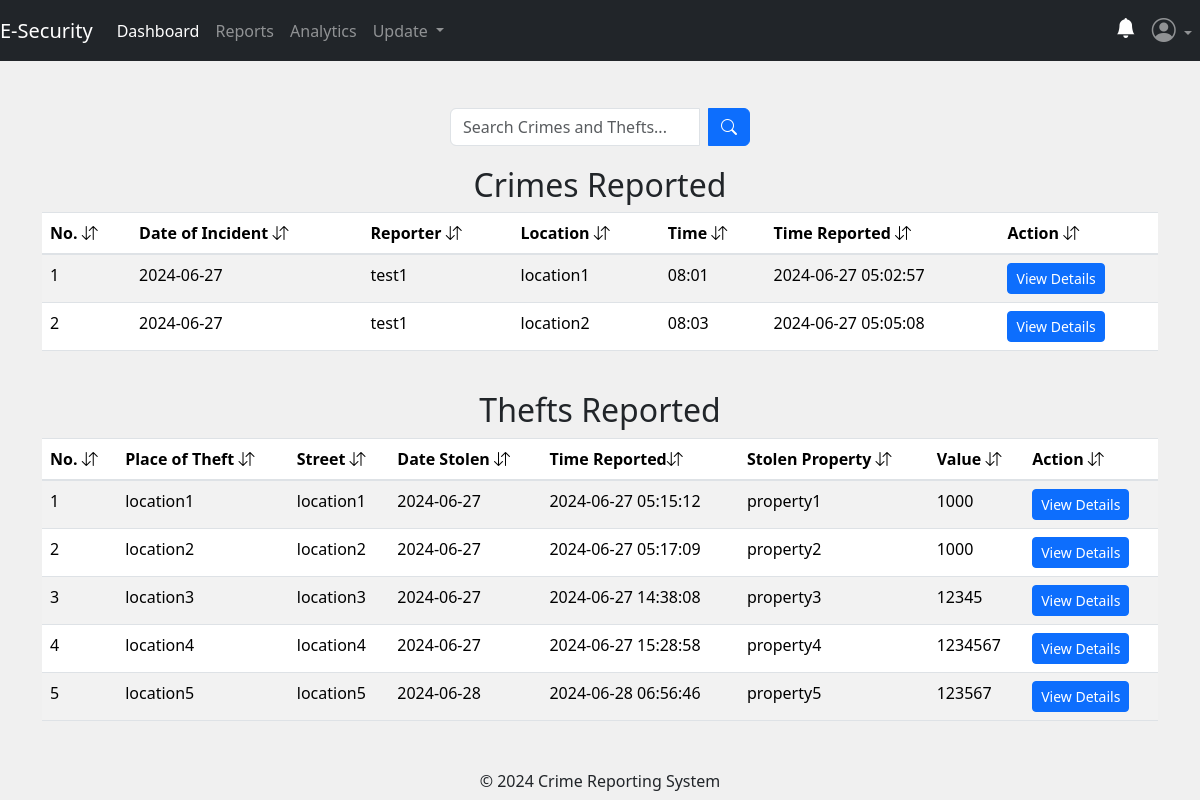
The app's page /admin/reports (signed in), older data.
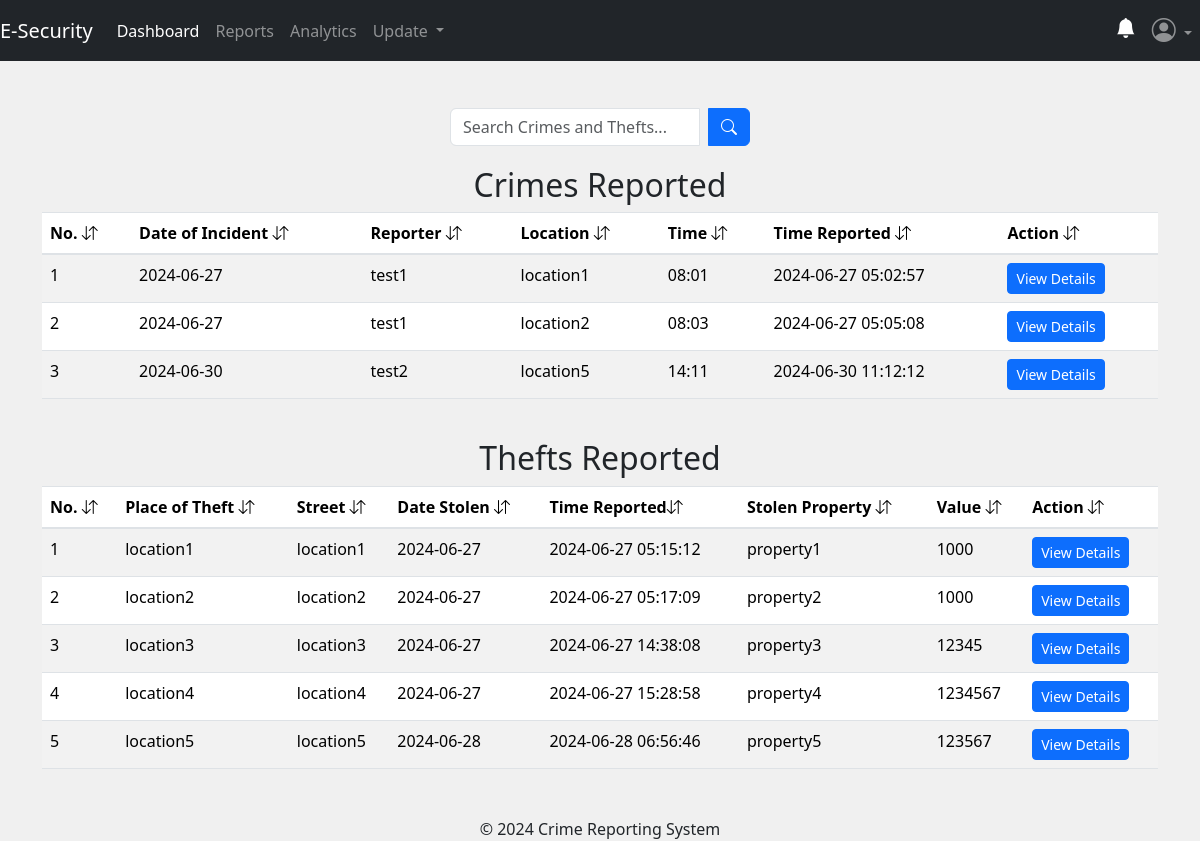
The same page, newer data.
### app/posts/models.py (models this page shows)
class Crime(db.Model, UserMixin):
    crime_id = db.Column(db.Integer, primary_key=True)
    date_of_incident = db.Column(db.String(10), nullable=False)
    issued_by = db.Column(db.String(20), nullable=True)
    time_of_incident = db.Column(db.String(10), nullable=False)
    incident_location = db.Column(db.Text, nullable=False)
    incident_nature = db.Column(db.Text, nullable=False)
    incident_details = db.Column(db.Text, nullable=False)
    suspect_details = db.Column(db.Text, nullable=True)
    arrest_history = db.Column(db.Text, nullable=False)
    suspect_name = db.Column(db.String(10), nullable=True)
    comments = db.Column(db.Text, nullable=True)
    crime_status = db.Column(db.String(10), nullable=True)
    latitude = db.Column(db.Float)
    longitude = db.Column(db.Float)
    crime_file_upload = db.Column(db.Text, nullable=True)
    crime_file_name = db.Column(db.Text, nullable=True)
    crime_mimetype = db.Column(db.Text, nullable=True)
    date_crime_received = db.Column(db.DateTime, nullable=False, default=func.now())
    reporter_id = db.Column(db.Integer, db.ForeignKey('user.id'))

class Theft(db.Model, UserMixin):
    theft_id = db.Column(db.Integer, primary_key=True)
    place_of_theft = db.Column(db.String(50), nullable=False)
    street_address = db.Column(db.String(30), nullable=False)
    city = db.Column(db.String(10), nullable=False)
    date_of_theft = db.Column(db.String(10), nullable=False)
    reported_by = db.Column(db.String(10), nullable=True)
    phone_number = db.Column(db.String(10), nullable=False)
    value = db.Column(db.Integer, nullable=False)
    time_of_theft = db.Column(db.String(10), nullable=False)
    stolen_property = db.Column(db.Text, nullable=False)
    description = db.Column(db.Text, nullable=False)
    theft_status = db.Column(db.String(10), nullable=True)
    latitude = db.Column(db.Float)
    longitude = db.Column(db.Float)
    theft_file_upload = db.Column(db.Text, nullable=True)
    theft_file_name = db.Column(db.Text, nullable=True)
    theft_mimetype = db.Column(db.Text, nullable=True)
    date_theft_received = db.Column(db.DateTime, nullable=False, default=func.now())
    victim_id = db.Column(db.Integer, db.ForeignKey('user.id'))

### app/admins/routes.py (the view)
@admins.route('/admin/reports')
@admin_required
def reports():
    search_query = request.args.get('search_query', '')
    try:
        if search_query:
            crimes = Crime.query.filter(
                Crime.incident_location.ilike(f'%{search_query}%') |
                Crime.issued_by.ilike(f'%{search_query}%') |
                Crime.date_of_incident.ilike(f'%{search_query}%') |
                Crime.time_of_incident.ilike(f'%{search_query}%') |
                Crime.date_theft_received.ilike(f'%{search_query}%') |
                Crime.crime_status.ilike(f'%{search_query}%')
            ).all()
            thefts = Theft.query.filter(
                Theft.place_of_theft.ilike(f'%{search_query}%') |
                Theft.street_address.ilike(f'%{search_query}%') |
                Theft.date_of_theft.ilike(f'%{search_query}%') |
                Theft.time_of_theft.ilike(f'%{search_query}%') |
                Theft.date_theft_received.ilike(f'%{search_query}%') |
                Theft.theft_status.ilike(f'%{search_query}%')
            ).all()
        else:
            crimes = Crime.query.all()
            thefts = Theft.query.all()
    except:
        current_app.logger.error("Database error date_theft_received:")
        flash("No reports with the keyword.", "warning")
        return redirect(url_for('admins.reports'))
    return render_template('admin/reports.html', title='Reports Dashboard', crimes=crimes, thefts=thefts)

### app/__init__.py (called while the page is built)
@login_manager.user_loader
def load_user(user_id):
    return models.User.query.get(user_id)

### app/admins/routes.py (called while the page is built)
def admin_required(f):
    @wraps(f)
    def decorated_function(*args, **kwargs):
        if not session.get('admin_id'):
            flash('You need to be logged in as an admin to access the page.', 'danger')
            return redirect(url_for('admins.adminIndex'))
        return f(*args, **kwargs)
    return decorated_function

### app/templates/admin/reports.html (shortened to what this page needs)
{% extends 'admin/layout.html' %}
{% block content %}
<div class="container">
    <br>
    <form method="GET" action="{{ url_for('admins.reports') }}" class="search-form">
        <div class="input-group search-input">
            <input type="text" name="search_query" class="form-control" placeholder="Search Crimes and Thefts...">
            <div class="input-group-append ms-2">
                <button type="submit" class="btn btn-primary">
                    <i class="bi bi-search"></i>
                </button>
            </div>
        </div>
    </form>
{% if crimes %}
  <table class="table table-striped table-hover">
    <h2 style="text-align: center;">Crimes Reported</h2>
    <thead>
        <tr>
            <th scope="col">No. <i class="bi bi-arrow-down-up"></i></th>
            <th scope="col">Date of Incident <i class="bi bi-arrow-down-up"></i></th>
            <th scope="col">Reporter <i class="bi bi-arrow-down-up"></i></th>
            <th scope="col">Location <i class="bi bi-arrow-down-up"></i></th>
            <th scope="col">Time <i class="bi bi-arrow-down-up"></i></th>
            <th scope="col">Time Reported <i class="bi bi-arrow-down-up"></i></th>
            <th scope="col">Action <i class="bi bi-arrow-down-up"></i></th>
        </tr>
    </thead>
    <tbody>
        {% for crime in crimes %}
            <tr>
                <td>{{ loop.index }}</td>
                <td>{{ crime.date_of_incident }}</td>
                <td>{{ crime.issued_by }}</td>
                <td>{{ crime.incident_location }}</td>
                <td>{{ crime.time_of_incident }}</td>
                <td>{{ crime.date_crime_received }}</td>
                <td>
                    <button class="btn btn-primary btn-sm" onclick="crimeDetails('{{ crime.crime_id }}')">
                        View Details
                    </button>
                </td>
            </tr>
        {% endfor %}
    </tbody>
  </table>
{% endif %}
{% if thefts %}
  <table class="table table-striped table-hover">
    <h2 style="text-align: center;">Thefts Reported</h2>
    <thead>
        <tr>
            <th scope="col">No. <i class="bi bi-arrow-down-up"></i></th>
            <th scope="col">Place of Theft <i class="bi bi-arrow-down-up"></i></th>
            <th scope="col">Street <i class="bi bi-arrow-down-up"></i></th>
            <th scope="col">Date Stolen <i class="bi bi-arrow-down-up"></i></th>
            <th scope="col">Time Reported<i class="bi bi-arrow-down-up"></i></th>
            <th scope="col">Stolen Property <i class="bi bi-arrow-down-up"></i></th>
            <th scope="col">Value <i class="bi bi-arrow-down-up"></i></th>
            <th scope="col">Action <i class="bi bi-arrow-down-up"></i></th>
        </tr>
    </thead>
    <tbody>
        {% for theft in thefts %}
            <tr>
                <td>{{ loop.index }}</td>
                <td>{{ theft.place_of_theft }}</td>
                <td>{{ theft.street_address }}</td>
                <td>{{ theft.date_of_theft }}</td>
                <td>{{ theft.date_theft_received }}</td>
                <td>{{ theft.stolen_property }}</td>
                <td>{{ theft.value }}</td>
                <td>
                    <button class="btn btn-primary btn-sm" onclick="theftDetails('{{ theft.theft_id }}')">
                        View Details
                    </button>
                </td>
            </tr>
        {% endfor %}
    </tbody>
  </table>
{% endif %}
</div>
{% endblock content %}

Row changes from the older to the newer data that the page shows:
added Crime: date_of_incident "2024-06-30", issued_by "test2", incident_location "location5", time_of_incident "14:11", date_crime_received "2024-06-30 11:12:12"
